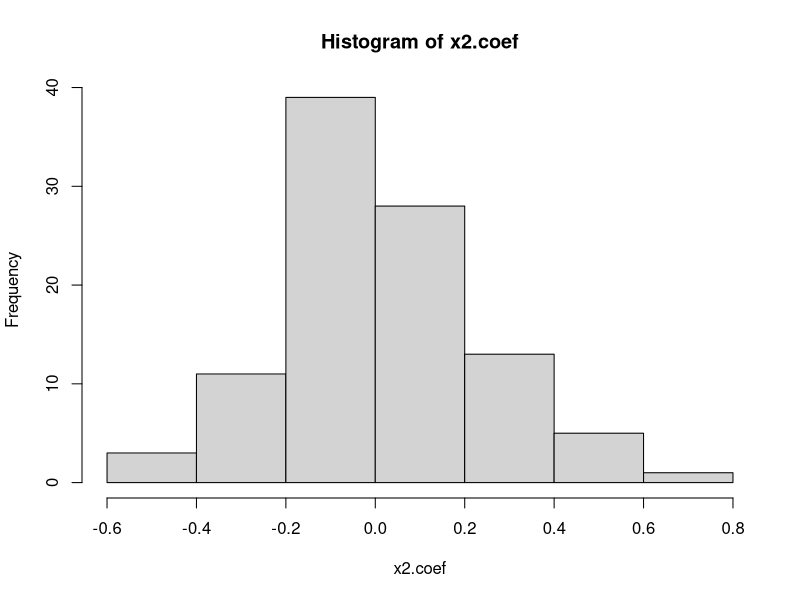
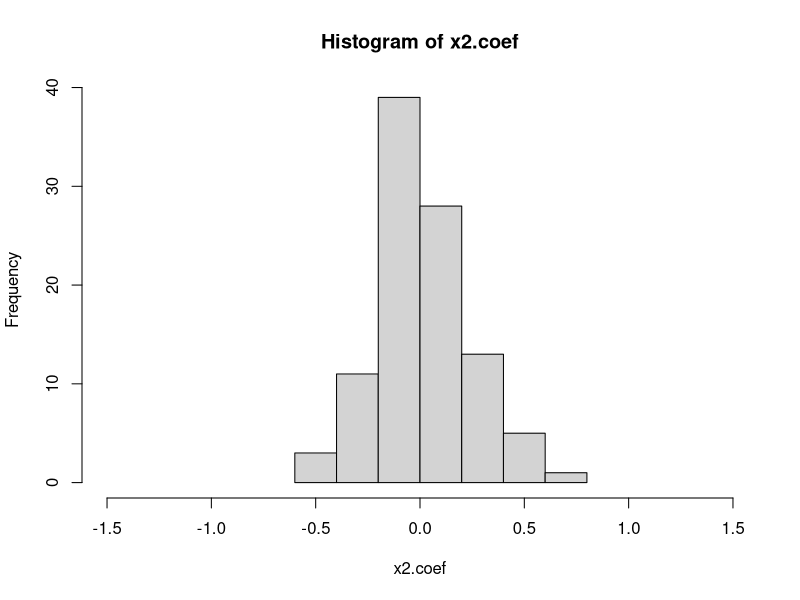
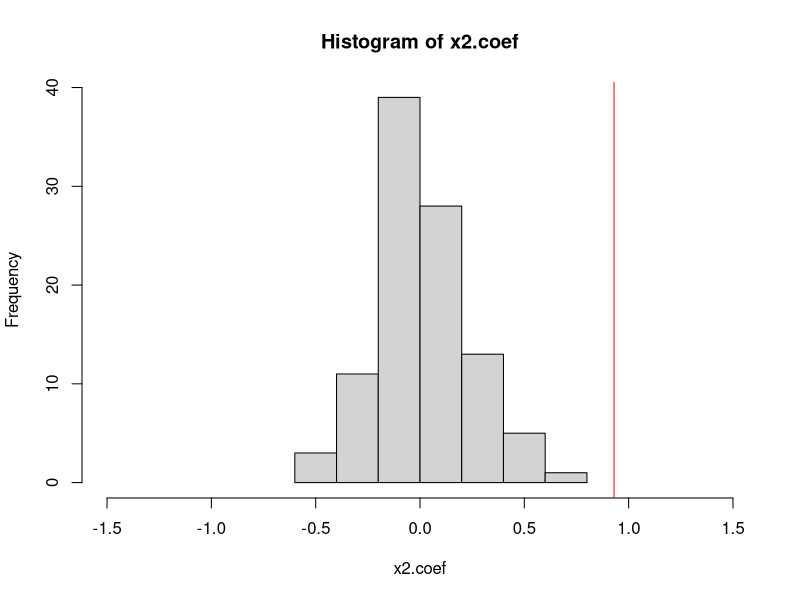

Here is the R script that generated these plots, in order:
# STAT 1361/2360 Homework 0
# Prof. Lucas Mentch

# Students in this course will need a basic familiarity with the R programming language.  This first
# preliminary homework is designed for you to check and practice your R skills using a lot of
# the tools, functions, and techniques that will be used more heavily later in the course.  Ideally
# you should be able to breeze through this without much issue but for many of you, there may be
# some tasks that you never learned or just don't remember how to do.  That's fine.  If you find
# yourself in that circumstance, feel free to look up whatever you need to (just don't copy and
# paste code from elsewhere) -- learning to identify the task you need to accomplish and looking 
# up how to achieve that in the programming language you're using can be seen as a skill in and
# of itself.  That being said, if the tasks below feel extremely difficult and foreign and you
# find yourself spending an inordinate amount of time on this, you may want to consider whether 
# you are properly prepared for the course; please feel free to talk to me about this early on
# if you have concerns.

# Each of the numbered comments below contains a task.  Most tasks (though not all) require only
# one or two lines of code to complete.  Write your code beneath each individual task.

# 1.  Let's begin by defining two variables -- call them X1 and X2 that contain 50 samples from
# a (continuous) uniform distribution on (0,1):
X1 <- runif(50,0,1)
X2 <- runif(50,0,1)

# 2.  Now define another variable called 'epsilon' that contains 50 random samples from a normal 
# distribution with mean 0 and variance 0.1:
epsilon <- rnorm(50, 0, sd = sqrt(0.1))

# 3.  Change the name of 'epsilon' to 'eps'
eps <- epsilon
rm(epsilon)

# 4.  Now define a variable called 'Y' that is the sum of the 3 variables previously defined:
Y <- X1 + X2 + eps

# 5.  Make a dataframe called 'df' that consists of the variables Y, X1, and X2:
df <- as.data.frame(cbind(Y, X1, X2))

# 6.  Check the dimension of this dataframe:
dim(df)

# 7.  Print the dataframe.  Note that it's likely too much to fit on your screen so just look at 
# the beginning and end of it using the 'head' and 'tail' functions:
head(df)
tail(df)

# 8.  Get the names of this dataframe:
names(df)

# 9.  Change the names of the variables to thier lowercase versions (y, x1, and x2)
names(df)<- c("y", "x1", "x2")

# 10.  Built a linear model called 'lm.orig' where y is regressed on all other variables.  Your
# code should work regardless of how many variables are in the dataframe:
lm.orig <- lm(y~., data = df)

# 11. Print the summary of this model:
summary(lm.orig)

# 12.  Check what kind of object lm.orig is using the 'class' function:
class(lm.orig)

# 13.  Note that the 'summary' function returns a list of various objects.  Use one line of code to
# show both the names of the items in the list as well as their values:
summary(lm.orig)$coef

# 14.  Using one line of code and the '$', make a new variable called 'coef' that stores the 
# 'coefficients' that get returned from the summary of the linear model:
coef <- lm.orig$coefficients 

# 15.  What class of object is 'coef'?
class(coef) #numeric

# 16.  Get the row names of coef:
rownames(coef)

# 17.  Save the coefficient estimate for x2 as 'est1'
est1<- coef["x2"]

# 18.  Now create a new variable called 'x2.perm' that is simply a shuffled version (i.e. a 
# permutation) of x2:
x2.perm <- sample(df$x2)

# 19.  Now create a new dataframe called 'df.perm' where x2 is replaced by x2.perm:
df.perm <- df
df.perm$x2.perm <- df.perm$x2
df.perm$x2 <- NULL

# 20.  Now rebuild the linear model from step 10 using this new dataset and call it lm.perm:
lm.perm <- lm(y~., df.perm)
summary(lm.perm)

# Note that the coefficient estimate for x2 in the new linear model is (or at least should be) much
# less than the original estimate saved as est1.  Think about why that is (you don't need to write
# anything here).

# 21.  Now let's repeat the above process many times.  Make a 'for' loop that repeats 'nsim' times
# where nsim is a variable whose value is 100.  Each time through the loop, you should create a 
# permutation of x2, put it in a dataframe, built a linear model, and save the coefficient 
# estimate for x2.  Your loop should output a vector with the 100 coefficient estimates and that
# vector should be prespecified (pre-allocated) before the loop:
nsim <- 100
x2.coef <- vector()
for(i in 1:nsim){
  x2.permu <- sample(X2)
  df.permu <- df
  df.permu$x2.permu <- x2.permu
  df.permu$x2 <- NULL
  
  lm.permu <- lm(y~., df.permu)
  est.loop <- lm.permu$coef['x2.permu']
  x2.coef <- append(x2.coef, est.loop)
}

# 22.  Make a histogram of the coefficient estimates calculated in the previous loop:
hist(x2.coef)

# 23.  Now change the histogram so that the x-axis goes from -1.5 to 1.5:
hist(x2.coef, xlim = c(-1.5, 1.5))

# 24.  Now add a vertical line in red corresponding to location of your original coefficient 
# estimate:
hist(x2.coef, xlim = c(-1.5, 1.5))
abline(v = est1, col = "red")

# It's quite likely that all of the new coefficient estimates are less than your original estimate.
# Again, make sure it's clear to you why that is.  Your histogram should be centered around 0.  
# Re-run all of the above steps (starting with the loop) using 1000 simulations instead of 100
# to make sure you see the same kind of output.  You should be able to do this by only changing
# the value of nsim:
